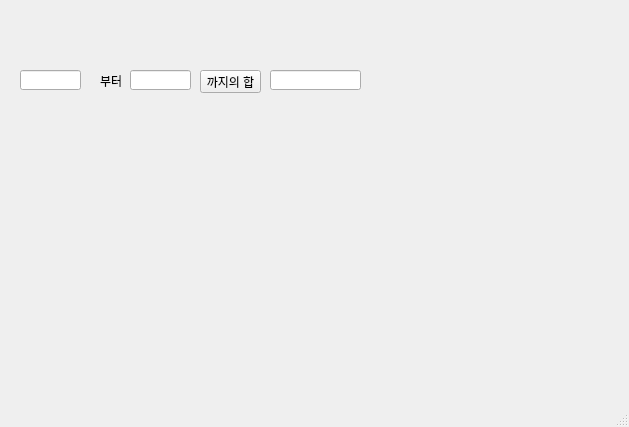
<?xml version="1.0" encoding="UTF-8"?>
<ui version="4.0">
 <class>MainWindow</class>
 <widget class="QMainWindow" name="MainWindow">
  <property name="geometry">
   <rect>
    <x>0</x>
    <y>0</y>
    <width>629</width>
    <height>427</height>
   </rect>
  </property>
  <property name="windowTitle">
   <string>MainWindow</string>
  </property>
  <widget class="QWidget" name="centralwidget">
   <widget class="QLabel" name="label">
    <property name="geometry">
     <rect>
      <x>100</x>
      <y>70</y>
      <width>41</width>
      <height>21</height>
     </rect>
    </property>
    <property name="text">
     <string>부터</string>
    </property>
   </widget>
   <widget class="QPushButton" name="pb">
    <property name="geometry">
     <rect>
      <x>200</x>
      <y>70</y>
      <width>61</width>
      <height>23</height>
     </rect>
    </property>
    <property name="text">
     <string>까지의 합</string>
    </property>
   </widget>
   <widget class="QLineEdit" name="le1">
    <property name="geometry">
     <rect>
      <x>20</x>
      <y>70</y>
      <width>61</width>
      <height>20</height>
     </rect>
    </property>
   </widget>
   <widget class="QLineEdit" name="le2">
    <property name="geometry">
     <rect>
      <x>130</x>
      <y>70</y>
      <width>61</width>
      <height>20</height>
     </rect>
    </property>
   </widget>
   <widget class="QLineEdit" name="leResult">
    <property name="geometry">
     <rect>
      <x>270</x>
      <y>70</y>
      <width>91</width>
      <height>20</height>
     </rect>
    </property>
   </widget>
  </widget>
  <widget class="QMenuBar" name="menubar">
   <property name="geometry">
    <rect>
     <x>0</x>
     <y>0</y>
     <width>629</width>
     <height>21</height>
    </rect>
   </property>
  </widget>
  <widget class="QStatusBar" name="statusbar"/>
 </widget>
 <resources/>
 <connections/>
</ui>
